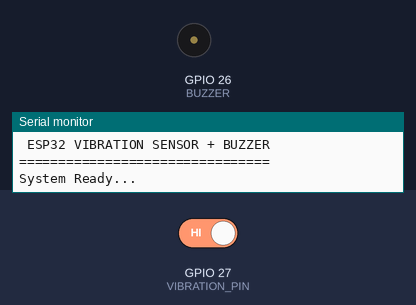
The sketch below on a simulated ESP32. Parts: buzzer (waves = sounding, pin HIGH), the last lines printed to the serial monitor. Inputs (shaded band) come from the test bench; at power-on: GPIO 27 (VIBRATION_PIN) HIGH.

Above: at 2.2 s.
2.3 s: GPIO 27 (VIBRATION_PIN) driven LOW
At 3.2 s:
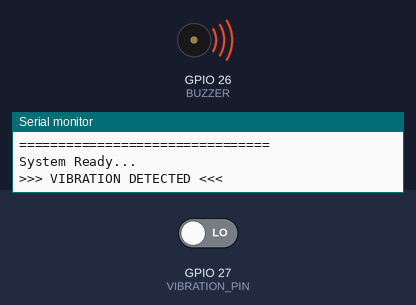
3.8 s: GPIO 27 (VIBRATION_PIN) driven HIGH
At 4.4 s:
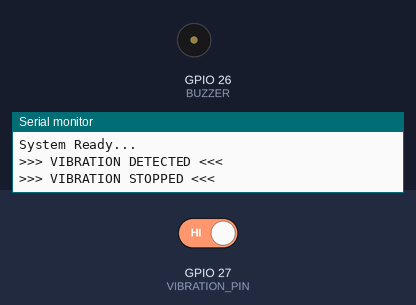
Timing chart, 0 to 6.8 s (numbered marks = the images above; inputs shaded):
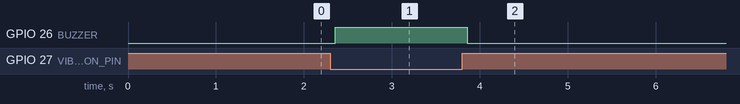

Measured:
- after the input at 2.3 s, GPIO 26 (BUZZER): LOW → HIGH after 0.06 s
- after the input at 3.8 s, GPIO 26 (BUZZER): HIGH → LOW after 0.06 s

The sketch:

vibration_sensor_buzzer.ino.ino
```cpp
#define VIBRATION_PIN 27
#define BUZZER 26

// SW-420 common logic:
// LOW  = VIBRATION
// HIGH = NO VIBRATION
#define VIBRATION_STATE LOW

// Number of readings used for confirmation
#define SAMPLE_COUNT 5

bool vibrationDetected = false;

bool checkVibration() {

  int vibrationCount = 0;

  for (int i = 0; i < SAMPLE_COUNT; i++) {

    if (digitalRead(VIBRATION_PIN) == VIBRATION_STATE) {
      vibrationCount++;
    }

    delay(10);
  }

  // Majority of readings must indicate vibration
  return vibrationCount >= 3;
}

void setup() {

  Serial.begin(115200);

  pinMode(VIBRATION_PIN, INPUT);
  pinMode(BUZZER, OUTPUT);

  digitalWrite(BUZZER, LOW);

  delay(1000);

  Serial.println();
  Serial.println("================================");
  Serial.println(" ESP32 VIBRATION SENSOR + BUZZER");
  Serial.println("================================");
  Serial.println("System Ready...");
  Serial.println();
}

void loop() {

  bool currentVibration = checkVibration();

  // Vibration START
  if (currentVibration && !vibrationDetected) {

    vibrationDetected = true;

    Serial.println(">>> VIBRATION DETECTED <<<");

    digitalWrite(BUZZER, HIGH);
  }

  // Vibration STOP
  if (!currentVibration && vibrationDetected) {

    vibrationDetected = false;

    Serial.println(">>> VIBRATION STOPPED <<<");

    digitalWrite(BUZZER, LOW);
  }

  delay(50);
}
```
